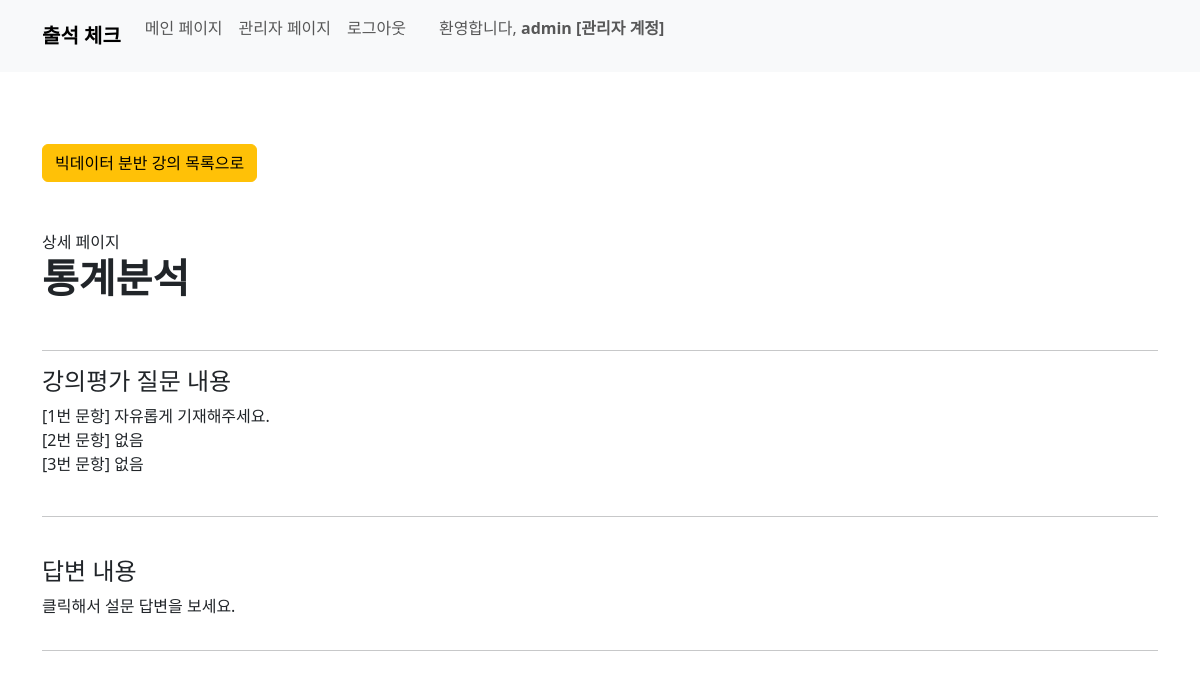
/survey/detail/3/ (signed in), run on an earlier commit of the app's database.
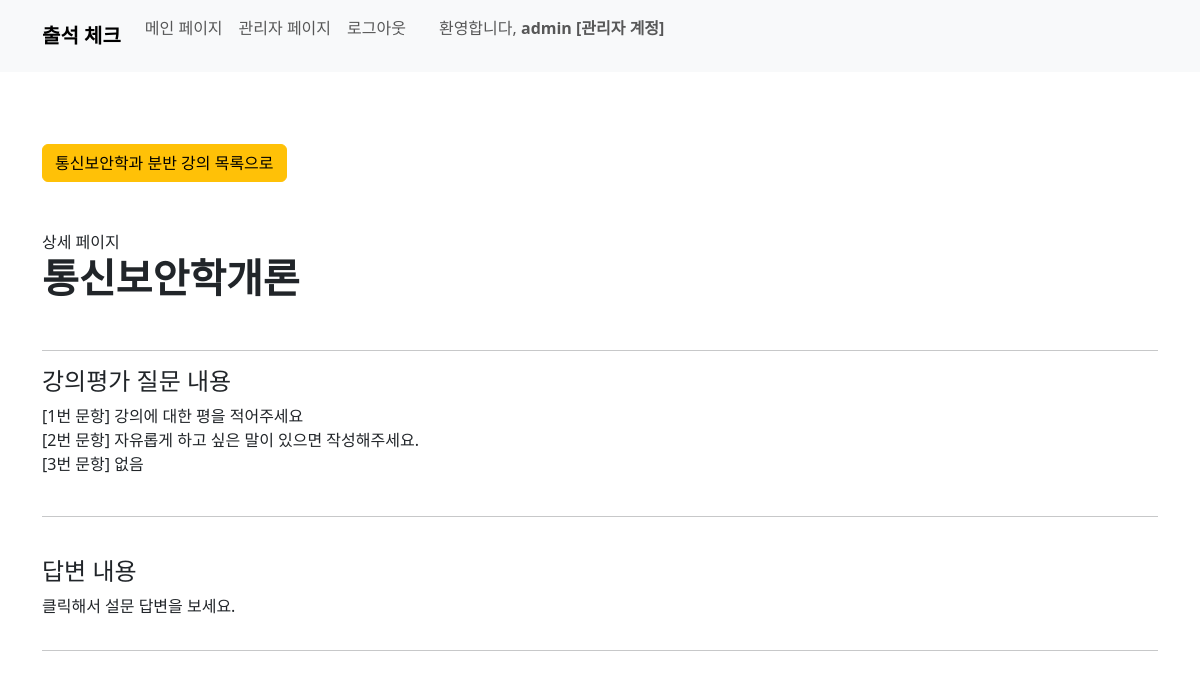
And on a later commit of the database.
### user/models.py (models this page shows, shortened)
class Division(models.Model):
    name = models.CharField(max_length=50)

### course/models.py (models this page shows, shortened)
class Course(models.Model):
    course_name = models.CharField(max_length=50)
    teacher_name = models.CharField(max_length=20)
    division_name = models.ForeignKey(Division, on_delete=models.CASCADE)
    start_date = models.DateField()
    start_at = models.TimeField()
    end_at = models.TimeField()
    hours = models.IntegerField()

### survey/models.py (models this page shows, shortened)
class Survey(models.Model):
    course_id = models.OneToOneField(Course, on_delete=models.CASCADE)
    question1 = models.CharField(max_length=100)
    question2 = models.CharField(max_length=100, blank=True)
    question3 = models.CharField(max_length=100, blank=True)

### survey/views.py (the view)
# urls.py: path('detail/<int:pk>/', views.survey_detail, name='survey_detail'),
@user_passes_test(lambda u: u.is_staff, login_url='/') # 권한 없으면 홈으로
def survey_detail(request, pk):
    survey = None
    course = None
    divison = None
    survey_reply = None
    try:
        survey = Survey.objects.get(course_id=pk)
        course = Course.objects.get(pk=survey.course_id.pk)
        division = Division.objects.get(pk=course.division_name_id)
    except Survey.DoesNotExist:
        pass
    except Course.DoesNotExist:
        pass
    if survey is not None:
        survey_reply = SurveyReply.objects.filter(survey_id = survey.pk)
    context = {
        'survey': survey,
        'course': course,
        'division': division,
        'survey_reply': survey_reply,
        }
    return render(request, 'survey/survey_detail.html', context)

### survey/templates/survey/survey_detail.html (shortened to what this page needs)
{% load static %}
{% load django_bootstrap5 %}
{% bootstrap_css %}
<!DOCTYPE html>
<html>
<head>
</head>
<body>
  {% include 'home/navbar.html' %}
  <br><br><br>
    <div class="container">
      <a class="btn btn-warning" href="{% url 'survey:survey_list' division.pk %}" role="button"> {{division.name}} 분반 강의 목록으로 </a>
      <br><br><br>
      상세 페이지
      <h1><b>{{ course.course_name }}</b></h1>
      <br>
        <hr>
        <h4> 강의평가 질문 내용 </h4>
        {% if survey.question1 %}
            [1번 문항] {{ survey.question1 }}
            <br>
        {% else %}
            [1번 문항] 없음
            <br>
        {% endif %}
        {% if survey.question2 %}
            [2번 문항] {{ survey.question2 }}
            <br>
        {% else %}
            [2번 문항] 없음
            <br>
        {% endif %}
        {% if survey.question3 %}
            [3번 문항] {{ survey.question3 }}
            <br>
        {% else %}
            [3번 문항] 없음
            <br>
        {% endif %}
        <br>
        <hr>
        <br>
        <div class="list-group">
          <h4> 답변 내용 </h4>
          <p>클릭해서 설문 답변을 보세요.</p>
        </div>
        <hr>
  </div>
</body>
</html>

What changed in the data, as far as the page shows it:
removed Division: name "빅데이터"
added Division: name "통신보안학과"
changed Course: course_name "통계분석" → "통신보안학개론"
changed Survey: question1 "자유롭게 기재해주세요." → "강의에 대한 평을 적어주세요"; question2 (not shown) → "자유롭게 하고 싶은 말이 있으면 작성해주세요."
Also different on the page:
text no longer shown: "[2번 문항] 없음"
text now shown: "[2번 문항]"
